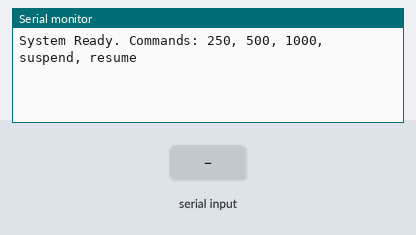
Bench run of a sketch on a simulated ESP32. Parts: the last lines printed to the serial monitor. Inputs (shaded band) come from the test bench.

Above: at 1.7 s.
1.8 s: "suspend\n" received over Serial
At 3.0 s:
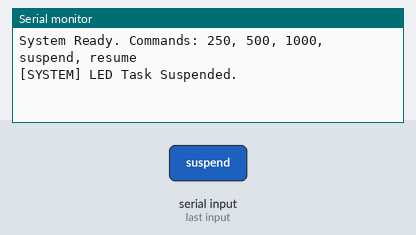
3.3 s: "resume\n" received over Serial
At 4.4 s:
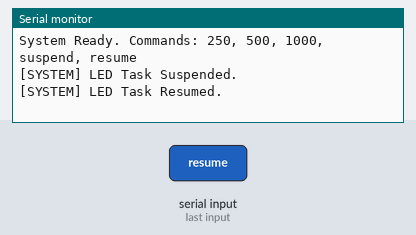
4.8 s: "90,45\n" received over Serial
At 5.7 s:
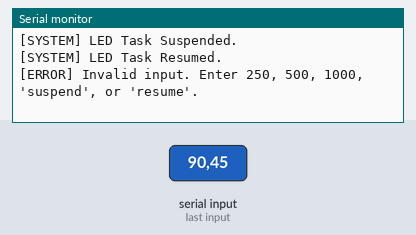
6.3 s: "250\n" received over Serial
At 6.9 s:
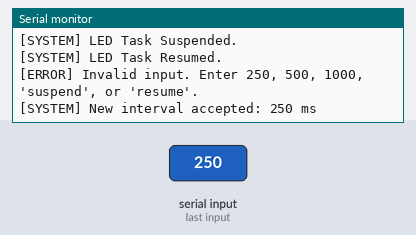

The sketch:

lecture3lab2.ino
```cpp
#include <Arduino.h>

#define RGB_BUILTIN 38
#define RGB_BRIGHTNESS 50

volatile uint32_t blinkInterval = 500;

TaskHandle_t serialTaskHandle = NULL;
TaskHandle_t ledTaskHandle = NULL;

void serialTask(void *parameter) {
  for (;;) {
    if (Serial.available() > 0) {
      String input = Serial.readStringUntil('\n');
      input.trim();

      if (input == "suspend") {
        if (ledTaskHandle != NULL) {
          vTaskSuspend(ledTaskHandle);
          Serial.println("[SYSTEM] LED Task Suspended.");
        }
      } else if (input == "resume") {
        if (ledTaskHandle != NULL) {
          vTaskResume(ledTaskHandle);
          Serial.println("[SYSTEM] LED Task Resumed.");
        }
      } else {
        int val = input.toInt();
        if (val == 250 || val == 500 || val == 1000) {
          blinkInterval = val;
          Serial.print("[SYSTEM] New interval accepted: ");
          Serial.print(blinkInterval);
          Serial.println(" ms");
        } else {
          Serial.println("[ERROR] Invalid input. Enter 250, 500, 1000, 'suspend', or 'resume'.");
        }
      }
    }
    vTaskDelay(pdMS_TO_TICKS(50)); // Non-blocking check
  }
}

void ledTask(void *parameter) {
  for (;;) {
    neopixelWrite(RGB_BUILTIN, RGB_BRIGHTNESS, 0, 0); // Red ON
    vTaskDelay(pdMS_TO_TICKS(blinkInterval));
    neopixelWrite(RGB_BUILTIN, 0, 0, 0);              // OFF
    vTaskDelay(pdMS_TO_TICKS(blinkInterval));
  }
}

void setup() {
  Serial.begin(115200);
  delay(500);

  // Both tasks pinned to Core 1 at Priority 1
  xTaskCreatePinnedToCore(serialTask, "Serial Task", 2048, NULL, 1, &serialTaskHandle, 1);
  xTaskCreatePinnedToCore(ledTask, "LED Task", 2048, NULL, 1, &ledTaskHandle, 1);

  Serial.println("System Ready. Commands: 250, 500, 1000, suspend, resume");
}

void loop() {
  // FreeRTOS scheduler handles execution
}
```

Measured:
- after the input at 1.8 s, the serial monitor: prints a new line at once (image 1)
- after the input at 3.3 s, the serial monitor: prints a new line at once (image 2)
- after the input at 4.8 s, the serial monitor: prints a new line at once (image 3)
- after the input at 6.3 s, the serial monitor: prints a new line at once (image 4)
